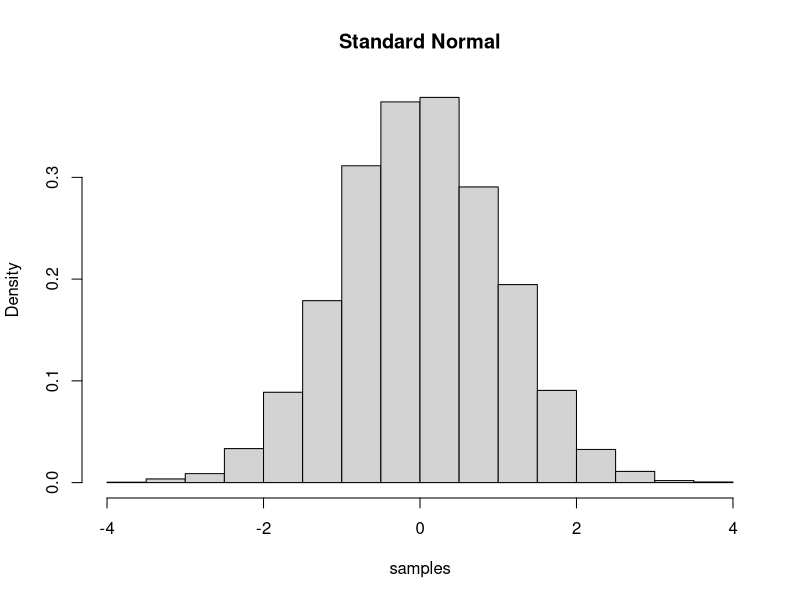
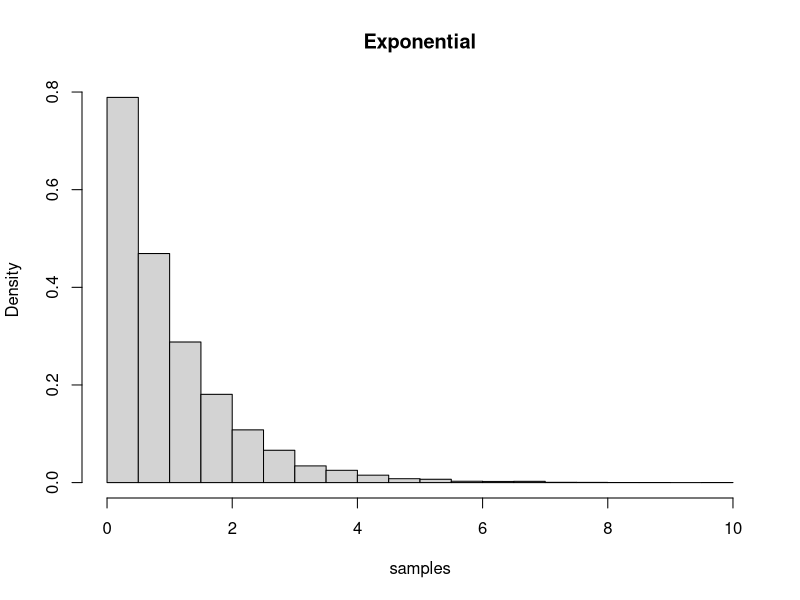
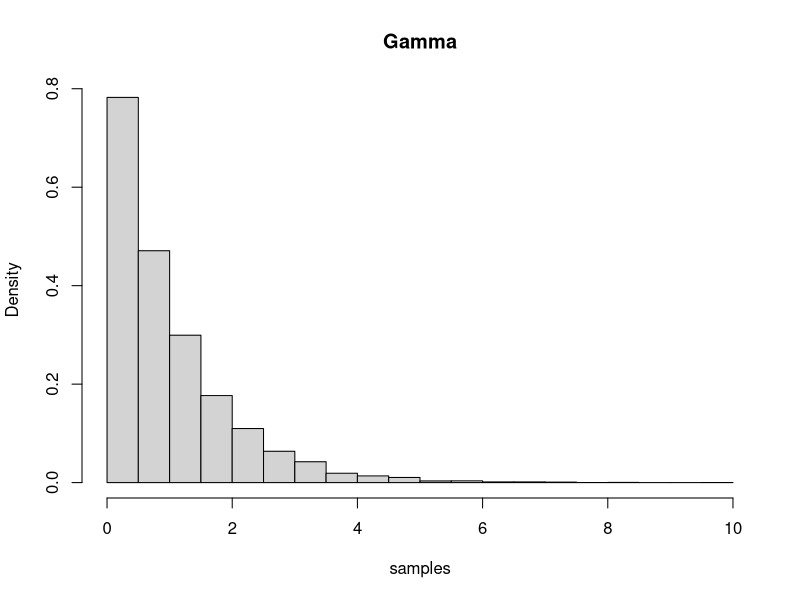

Write the R code that produced these figures, in order.
## ---- chunk 1
knitr::opts_chunk$set(echo = FALSE)
## ---- chunk 2
dbinom(46, 100, 0.5)
## ---- chunk 3
### load data:
data<-c(115,97,79,131)

a.star<-function(a,data){
  return(a+sum(data))
}

b.star<-function(b,n){
  return(b+n)
}

new.a<-a.star(10000/225,data)
new.b<-b.star(100/225,length(data))
## ---- chunk 4
### post. mean
post.mean<-new.a/new.b 
### post. var:
post.var<-new.a/(new.b^2) 

new.data<-c(200)

new.a.2<-a.star(new.a,new.data)
new.b.2<-b.star(new.b,length(new.data))

### new mean
new.post.mean<-new.a.2/new.b.2
### new var:
new.post.var<-new.a.2/(new.b.2^2)
## ---- chunk 5
u<-runif(1,min=0,max=1)
## ---- chunk 6
qnorm(u)
## ---- chunk 7
nsim<-10000
samples<-rep(NA,nsim)
for(i in 1:nsim){
  u <- runif(1,min=0,max=1)
  samples[i]<-qnorm(u)
}
hist(samples,freq=FALSE,main="Standard Normal")
## ---- chunk 8
nsim<-10000
samples<-rep(NA,nsim)
for(i in 1:nsim){
  u <- runif(1,min=0,max=1)
  samples[i]<-qexp(u)
}
hist(samples,freq=FALSE,main="Exponential")
## ---- chunk 9
nsim<-10000
samples<-rep(NA,nsim)
for(i in 1:nsim){
  u <- runif(1,min=0,max=1)
  samples[i]<-qgamma(u,rate=1,shape=1)
}
hist(samples,freq=FALSE,main="Gamma")
## ---- chunk 10
u<-runif(1000,min=0,max=1) 

z<-(1/2) * (-3 + sqrt(160*u +9))
## ---- chunk 11
#R program for Gibbs sampling using inversion method 
## program by Scott Lynch, modified by SV:
x<-rep(NA,2000)
y<-rep(NA,2000) 
x[1]<- -5
y[1]<- -5

for(i in 2:2000)
{ #sample from x | y 
  u<-runif(1,min=0, max=1) 
  x[i]<-sqrt(u*(6*y[i-1]+8)+(1.5*y[i-1]+1)*(1.5*y[i-1]+1))-
    (1.5*y[i-1]+1) 
  #sample from y | x
u<-runif(1,min=0,max=1) 
y[i]<-sqrt((2*u*(4*x[i]+10))/3 +((2*x[i]+2)/3)*((2*x[i]+2)/3))- 
    ((2*x[i]+2)/3)
}
## ---- chunk 12
## Radford Neal algorithm:
HMC_neal <- function(U, grad_U, e, L, current_theta) {
theta = current_theta
omega = rnorm(length(theta),0,1)
current_omega = omega
omega = omega - e * grad_U(theta) / 2
for (i in 1:L) {
theta = theta + e * omega
if (i!=L) omega = omega - e * grad_U(theta)
}
omega = omega - e * grad_U(theta) / 2
omega = -omega
current_U = U(current_theta)
current_K = sum(current_omega^2)/2
proposed_U = U(theta)
proposed_K = sum(omega^2)/2
if (runif(1) < exp(current_U-proposed_U+current_K-proposed_K))
{
return(theta)
}
else {
return(current_theta)
}
}

HMC <- function(n_reps, log_density, grad_log_density, tuning, initial) {
theta = rep(0, n_reps)
theta[1] = initial$theta
for (i in 2:n_reps) theta[i] = HMC_neal(U = function(x) -log_density(x),
grad_U = function(x) -grad_log_density(x),
e = tuning$e,
L = tuning$L,
theta[i-1])
theta
}
## ---- chunk 13
theta <- HMC(n_reps=2000, 
             log_density=function(x) -x^2/2, 
             grad_log_density=function(x) -x, 
             tuning=list(e=1,L=1),
             initial=list(theta=0))
